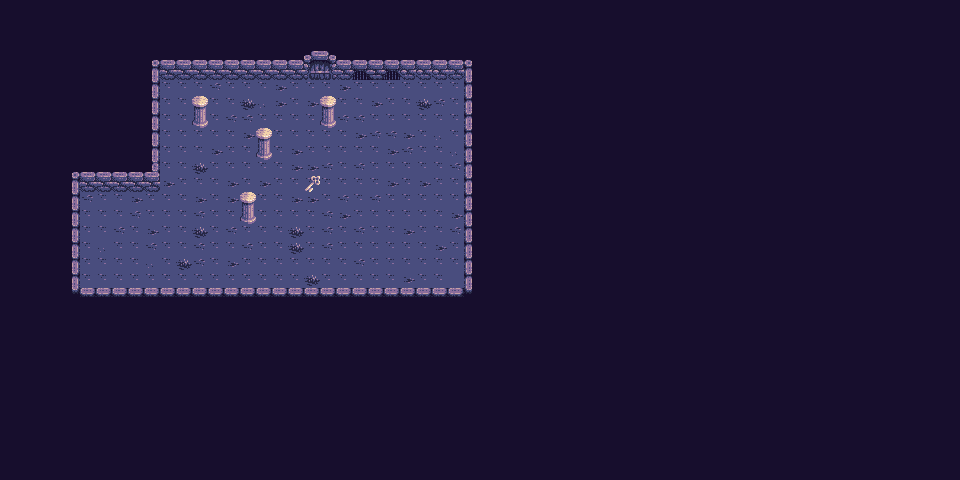

A 2D game scene composited from a Tiled map and its tileset images. What follows is a short description and the map's XML, with each tile layer's data collapsed to a summary:
An orthogonal 60x30 tile map with 16x16 px tiles, 3 tile layers (ground, walls, decorators).

<map version="1.10" tiledversion="1.10.2" orientation="orthogonal" renderorder="right-down" width="60" height="30" tilewidth="16" tileheight="16" infinite="0" backgroundcolor="#170e2d" nextlayerid="4" nextobjectid="1">
 <editorsettings>
  <export target="map1.tmj" format="json" />
 </editorsettings>
 <tileset firstgid="1" name="pruple" tilewidth="16" tileheight="16" tilecount="48" columns="12" backgroundcolor="#171027">
  <image source="../assets/tilesets/purple.png" trans="171122" width="192" height="64" />
 </tileset>
 <layer id="1" name="ground" width="60" height="30">
  <data>[1800 cells, 299 non-empty, 6 distinct tile ids]</data>
 </layer>
 <layer id="2" name="walls" width="60" height="30">
  <data>[1800 cells, 114 non-empty, 21 distinct tile ids]</data>
 </layer>
 <layer id="3" name="decorators" width="60" height="30">
  <data>[1800 cells, 0 non-empty, 0 distinct tile ids]</data>
 </layer>
</map>
